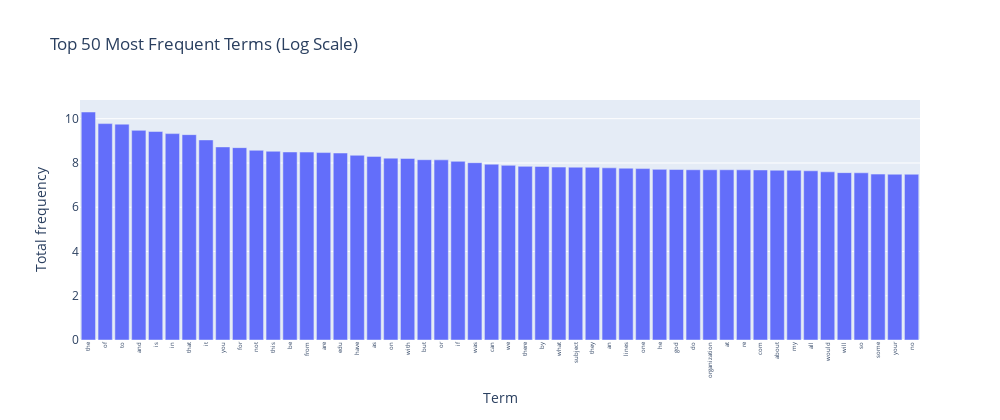

Here is the notebook cell this chart was saved with:
### Markdown cell above
# Exercise 15

### Code cell
# Answer here
top_idx = np.argsort(term_frequencies)[::-1][:300]

# Get top terms and their frequencies
top_terms = count_vect.get_feature_names_out()[top_idx]
top_freqs = term_frequencies[top_idx]
top_freqs_log = [math.log(i) for i in top_freqs]

df_top_50 = pd.DataFrame({"Term": top_terms[:50], "Total frequency": top_freqs_log[:50]})

g = px.bar(
    df_top_50,
    x="Term",
    y="Total frequency",
    title="Top 50 Most Frequent Terms (Log Scale)"
)
g.update_layout(xaxis_tickangle=-90, bargap=0.15, height=420, width=1000, xaxis_tickfont=dict(size=6))
#g.update_xaxes(tickmode='array', tickvals=list(range(0, 300, 10)), ticktext=count_vect.get_feature_names_out()[:300][::10])
g.show()

### Figure 1 — Plotly figure (JSON) as saved in the notebook; plotly's stock layout.template omitted (floating-point values rounded to 4 significant figures)
{"data": [{"hovertemplate": "Term=%{x}<br>Total frequency=%{y}<extra></extra>", "legendgroup": "", "marker": {"color": "#636efa", "pattern": {"shape": ""}}, "name": "", "orientation": "v", "showlegend": false, "textposition": "auto", "type": "bar", "x": ["the", "of", "to", "and", "is", "in", "that", "it", "you", "for", "not", "this", "be", "from", "are", "edu", "have", "as", "on", "with", "but", "or", "if", "was", "can", "we", "there", "by", "what", "subject", "they", "an", "lines", "one", "he", "god", "do", "organization", "at", "re", "com", "about", "my", "all", "would", "will", "so", "some", "your", "no"], "xaxis": "x", "y": [10.3, 9.779, 9.754, 9.474, 9.421, 9.326, 9.28, 9.042, 8.725, 8.693, 8.573, 8.53, 8.497, 8.492, 8.47, 8.45, 8.347, 8.298, 8.219, 8.204, 8.147, 8.141, 8.073, 8.013, 7.944, 7.891, 7.846, 7.843, 7.813, 7.81, 7.803, 7.78, 7.763, 7.746, 7.711, 7.703, 7.693, 7.693, 7.692, 7.69, 7.683, 7.672, 7.67, 7.646, 7.601, 7.563, 7.556, 7.497, 7.492, 7.491], "yaxis": "y"}], "layout": {"bargap": 0.15, "barmode": "relative", "height": 420, "legend": {"tracegroupgap": 0}, "title": {"text": "Top 50 Most Frequent Terms (Log Scale)"}, "width": 1000, "xaxis": {"anchor": "y", "domain": [0, 1], "tickangle": -90, "tickfont": {"size": 6}, "title": {"text": "Term"}}, "yaxis": {"anchor": "x", "domain": [0, 1], "title": {"text": "Total frequency"}}}}
